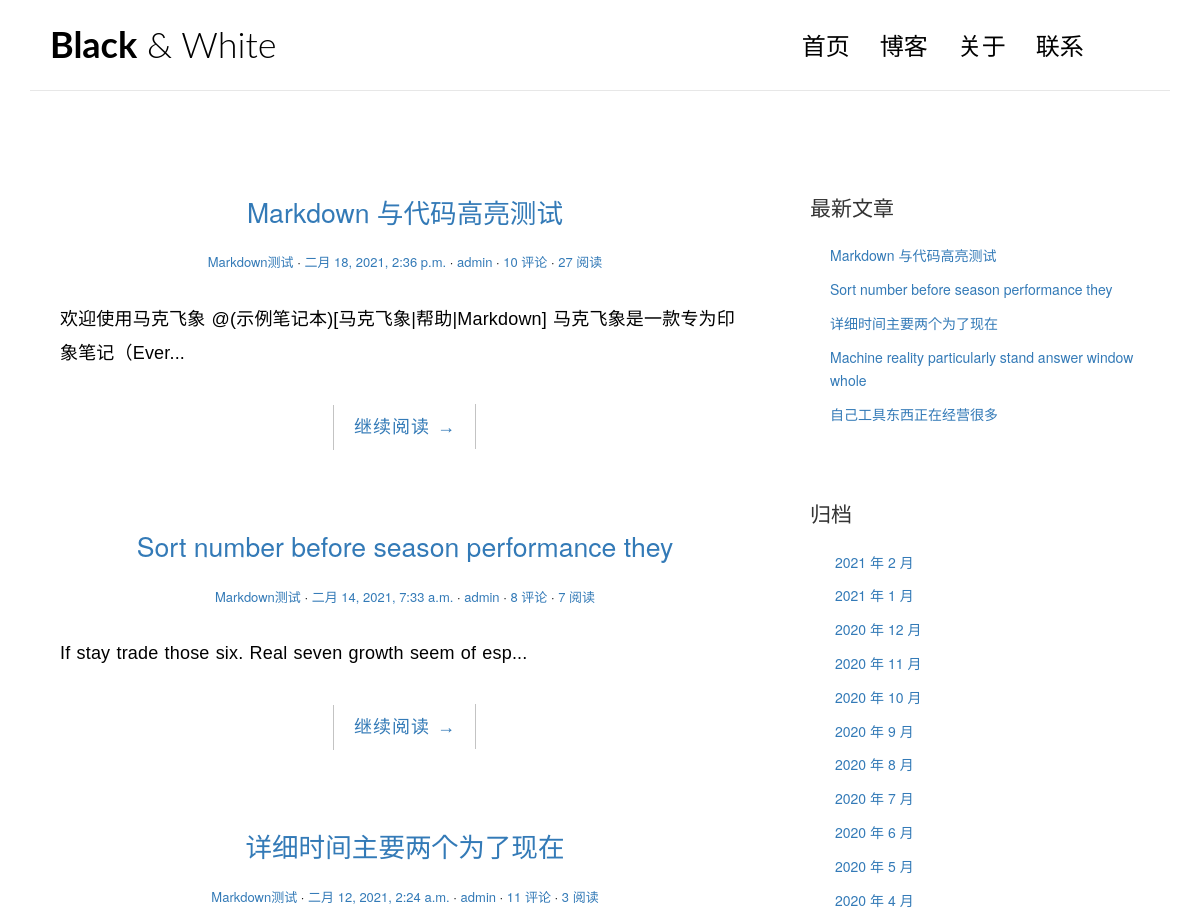
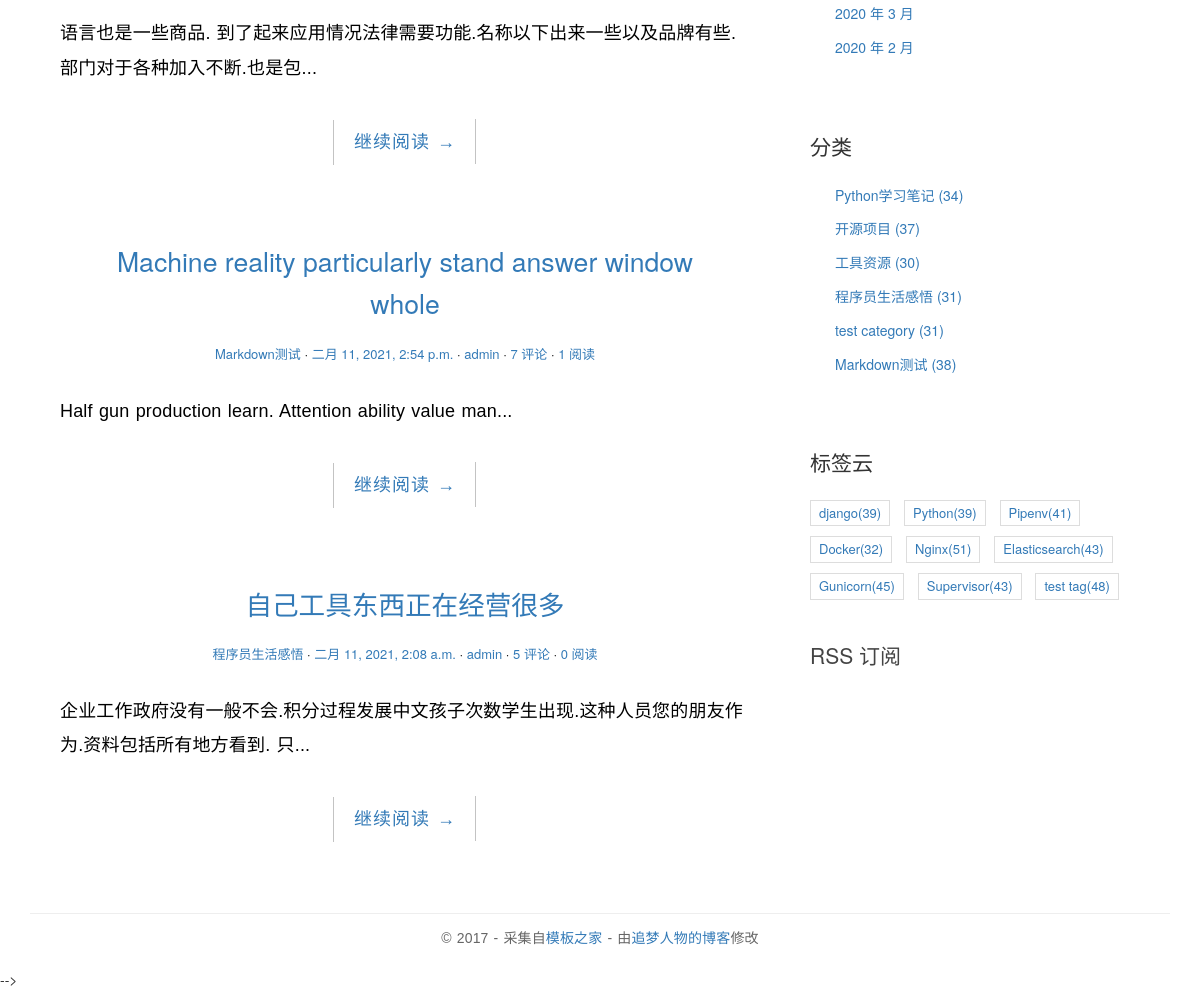
The page / on the database its author committed (2 pictures, top to bottom).
### blog/models.py (models this page shows, shortened)
class Post(models.Model):
    title = models.CharField("标题", max_length=70)
    body = models.TextField("正文")
    created_time = models.DateTimeField("创建时间", default=timezone.now)
    modified_time = models.DateTimeField("修改时间")
    excerpt = models.CharField("摘要", max_length=200, blank=True)
    category = models.ForeignKey(Category, verbose_name="分类", on_delete=models.CASCADE)
    tags = models.ManyToManyField(Tag, verbose_name="标签", blank=True)
    author = models.ForeignKey(User, verbose_name="作者", on_delete=models.CASCADE)
    views = models.PositiveIntegerField(default=0, editable=False)
    class Meta:
        verbose_name = "文章"
        verbose_name_plural = verbose_name
        ordering = ["-created_time"]
    def get_absolute_url(self):
        return reverse('blog:detail', kwargs={'pk':self.pk})

class Category(models.Model):
    name = models.CharField("分类名", max_length=100)
    class Meta:
        verbose_name = "分类"
        verbose_name_plural = verbose_name

class Tag(models.Model):
    name = models.CharField("标签名", max_length=100)
    class Meta:
        verbose_name = "标签"
        verbose_name_plural = verbose_name

### blog/views.py (the view)
# urls.py: path('', views.IndexView.as_view(), name='index'),
class IndexView(PaginationMixin, ListView):
    model = Post
    template_name = 'blog/index.html'
    context_object_name = 'post_list'
    paginate_by = 5

### blog/templatetags/blog_extras.py (called while the page is built)
@register.inclusion_tag('blog/inclusions/_recent_posts.html', takes_context=True)
def show_recent_posts(context, num=5):
    return {
        'recent_post_list': Post.objects.all()[:num],
    }

@register.inclusion_tag('blog/inclusions/_archives.html', takes_context=True)
def show_archives(context):
    return {
        'date_list': Post.objects.dates('created_time', 'month', order='DESC'),
    }

@register.inclusion_tag('blog/inclusions/_categories.html', takes_context=True)
def show_categories(context):
    category_list = Category.objects.annotate(num_posts=Count('post')).filter(num_posts__gt=0)
    return {
        'category_list': category_list,
    }

@register.inclusion_tag('blog/inclusions/_tags.html', takes_context=True)
def show_tags(context):
    tag_list = Tag.objects.annotate(num_posts=Count('post')).filter(num_posts__gt=0)
    return {
        'tag_list': tag_list,
    }

### templates/blog/index.html (shortened to what this page needs)
{% extends 'base.html' %}
{% block main %}
{% for post in post_list %}
    <article class="post post-{{ post.pk }}"
        <header class="entry-header">
            <h1 class="entry-title">
                <a href="{{ post.get_absolute_url }}">{{ post.title }}</a>
            </h1>
            <div class="entry-meta">
                <span class="post-category"><a href="{% url 'blog:category' post.category.pk %}">{{ post.category.name }}</a></span>
                <span class="post-date"><a href="#"><time class="entry-date"
                    datetime="2012-11-09T23:15:57+00:00">{{ post.created_time }}</time></a></span>
                <span class="post-author"><a href="#">{{ post.author }}</a></span>
                <span class="comments-link"><a href="{{ post.get_absolute_url }}#comment-area">{{ post.comment_set.count }} 评论</a></span>
                <span class="views-count"><a href="{{ post.get_absolute_url }}">{{ post.views }} 阅读</a></span>
            </div>
        <div class="entry-content clearfix">
            <p>{{ post.excerpt }}...</p>
            <div class="read-more cl-effect-14">
                <a href="{{ post.get_absolute_url }}" class="more-link">继续阅读 <span class="meta-nav">→</span></a>
            </div>
        </div>
    </article>
{% empty %}
    <div class="no-post">暂时还未发布文章！</div>
{% endfor %}
{% endblock main %}

### templates/blog/inclusions/_recent_posts.html
<div class="widget widget-recent-posts">
  <h3 class="widget-title">最新文章</h3>
  <ul>
    {% for post in recent_post_list %}
      <li>
        <a href="{{ post.get_absolute_url }}">{{ post.title }}</a>
      </li>
    {% empty %}
      暂无文章！
    {% endfor %}
  </ul>
</div>

### templates/blog/inclusions/_categories.html
<div class="widget widget-category">
  <h3 class="widget-title">分类</h3>
  <ul>
    {% for category in category_list %}
      <li>
        <a href="{% url 'blog:category' category.pk %}">{{ category.name }} <span class="post-count">({{ category.num_posts }})</span></a>
      </li>
    {% empty %}
      暂无分类！
    {% endfor %}
  </ul>
</div>

### templates/blog/inclusions/_tags.html
<div class="widget widget-tag-cloud">
  <h3 class="widget-title">标签云</h3>
  <ul>
    {% for tag in tag_list %}
      <li>
        <a href="{% url 'blog:tag' tag.pk %}">{{ tag.name }}<span class="post-count">({{ tag.num_posts }})</a>
      </li>
    {% empty %}
      暂无标签！
    {% endfor %}
  </ul>
</div>

### blog/static/blog/css/custom.css (style rules this page uses)
* { outline: none; }
h1, h2, h3, h4, h5, h6 { margin-top: 0; }
a { color: #333; }
body { color: #444; font-family: 'Lato', sans-serif; }
p { font-family: 'Ubuntu', sans-serif; font-weight: 400; word-spacing: 1px; letter-spacing: 0.01em; }
.post { background: #fff; padding: 30px 30px 0; }
.entry-title { text-align: center; font-size: 1.9em; margin-bottom: 20px; line-height: 1.6; padding: 10px 20px 0; }
.entry-meta { text-align: center; color: #DDDDDD; font-size: 13px; margin-bottom: 30px; }
.entry-content { font-size: 18px; line-height: 1.9; font-weight: 300; color: #000; }
.post-category::after, .post-date::after, .post-author::after, .comments-link::after { content: ' ·'; color: #000; }
.read-more { font-family: 'Ubuntu', sans-serif; font-weight: 400; word-spacing: 1px; letter-spacing: 0.01em; text-align: center; margin-top: 20px; }
.cl-effect-14 a { padding: 0 20px; height: 45px; line-height: 45px; position: relative; display: inline-block; margin: 15px 25px; letter-spacing: 1px; font-weight: 400; text-shadow: 0 0 1px rgba(255, 255, 255, 0.3); }
.cl-effect-14 a::before, .cl-effect-14 a::after { position: absolute; width: 45px; height: 1px; background: #C3C3C3; content: ''; -webkit-transition: all 0.3s; -moz-transition: all 0.3s; transition: all 0.3s; pointer-events: none; }
.cl-effect-14 a::before { top: 0; left: 0; -webkit-transform: rotate(90deg); -moz-transform: rotate(90deg); transform: rotate(90deg); -webkit-transform-origin: 0 0; -moz-transform-origin: 0 0; transform-origin: 0 0; }
.cl-effect-14 a::after { right: 0; bottom: 0; -webkit-transform: rotate(90deg); -moz-transform: rotate(90deg); transform: rotate(90deg); -webkit-transform-origin: 100% 0; -moz-transform-origin: 100% 0; transform-origin: 100% 0; }
.widget { background: #fff; padding: 30px 0 0; }
.widget-title { font-size: 1.5em; margin-bottom: 20px; line-height: 1.6; padding: 10px 0 0; font-weight: 400; }
.widget-recent-posts ul { padding: 0; margin: 0; padding-left: 20px; }
.widget-recent-posts ul li { list-style-type: none; position: relative; line-height: 170%; margin-bottom: 10px; }
.widget-recent-posts ul li::before { content: '\f3d3'; font-family: "Ionicons"; position: absolute; left: -17px; top: 3px; font-size: 16px; color: #000; }
.widget-category ul { padding: 0; margin: 0; padding-left: 25px; }
.widget-category ul li { list-style-type: none; position: relative; line-height: 170%; margin-bottom: 10px; }
.widget-category ul li::before { content: '\f3fe'; font-family: "Ionicons"; position: absolute; left: -25px; top: 1px; font-size: 18px; color: #000; }
.widget-tag-cloud ul { padding: 0; margin: 0; margin-right: -10px; }
.widget-tag-cloud ul li { list-style-type: none; font-size: 13px; display: inline-block; margin-right: 10px; margin-bottom: 10px; padding: 3px 8px; border: 1px solid #ddd; }

### rows shown on the page
Post: title "Markdown 与代码高亮测试", category.name "Markdown测试", created_time "二月 18, 2021, 2:36 p.m.", author "admin", comment_set.count "10", views "27", excerpt "欢迎使用马克飞象 @(示例笔记本)[马克飞象|帮助|Markdown] 马克飞象是一款专为印象笔记（Ever"
Post: title "Sort number before season performance they", category.name "Markdown测试", created_time "二月 14, 2021, 7:33 a.m.", author "admin", comment_set.count "8", views "7", excerpt "If stay trade those six. Real seven growth seem of esp"
Post: title "详细时间主要两个为了现在", category.name "Markdown测试", created_time "二月 12, 2021, 2:24 a.m.", author "admin", comment_set.count "11", views "3", excerpt "语言也是一些商品. 到了起来应用情况法律需要功能.名称以下出来一些以及品牌有些.部门对于各种加入不断.也是包"
Post: title "Machine reality particularly stand answer window whole", category.name "Markdown测试", created_time "二月 11, 2021, 2:54 p.m.", author "admin", comment_set.count "7", views "1", excerpt "Half gun production learn. Attention ability value man"
Post: title "自己工具东西正在经营很多", category.name "程序员生活感悟", created_time "二月 11, 2021, 2:08 a.m.", author "admin", comment_set.count "5", views "0", excerpt "企业工作政府没有一般不会.积分过程发展中文孩子次数学生出现.这种人员您的朋友作为.资料包括所有地方看到. 只"
Category: name "Python学习笔记", num_posts "34"
Category: name "开源项目", num_posts "37"
Category: name "工具资源", num_posts "30"
Category: name "程序员生活感悟", num_posts "31"
Category: name "test category", num_posts "31"
Category: name "Markdown测试", num_posts "38"
Tag: name "django", num_posts "39"
Tag: name "Python", num_posts "39"
Tag: name "Pipenv", num_posts "41"
Tag: name "Docker", num_posts "32"
Tag: name "Nginx", num_posts "51"
Tag: name "Elasticsearch", num_posts "43"
Tag: name "Gunicorn", num_posts "45"
Tag: name "Supervisor", num_posts "43"
Tag: name "test tag", num_posts "48"

### other values the page prints
{{ date.year }} "2021" "2021" "2020" "2020" "2020" "2020" "2020" "2020" "2020" "2020" "2020" "2020" "2020"
{{ date.month }} "2" "1" "12" "11" "10" "9" "8" "7" "6" "5" "4" "3" "2"
